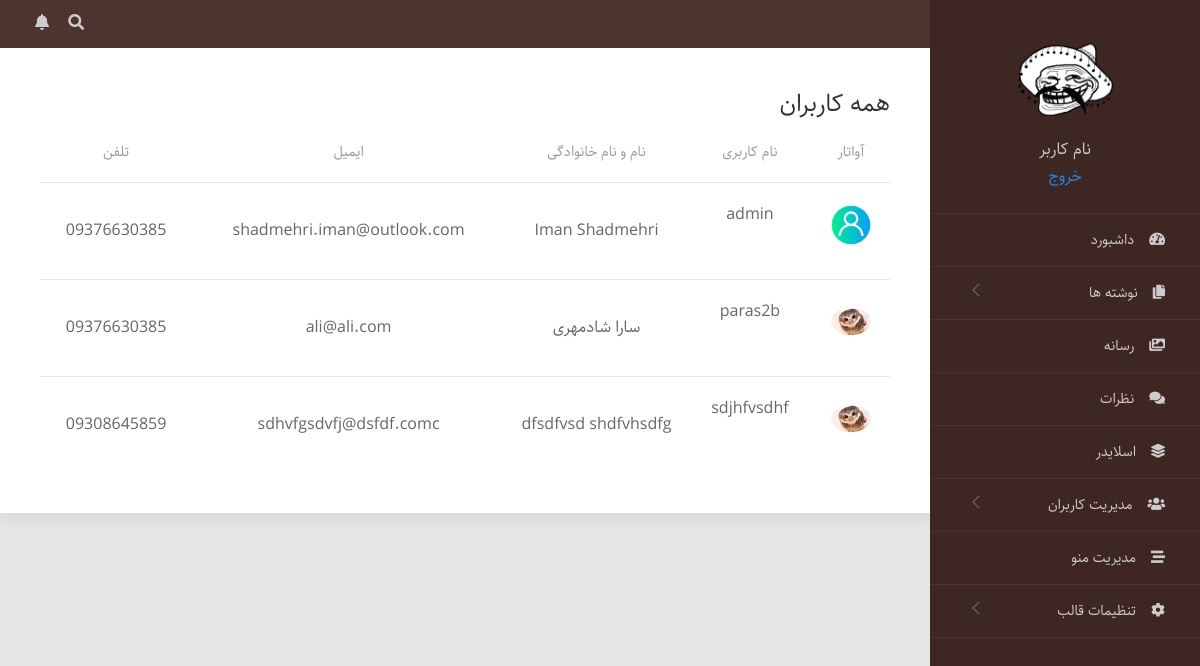
/admin/users.php, run on the app's committed database.
### tables this page shows
CREATE TABLE `users` (
  `id` int(11) UNSIGNED NOT NULL,
  `first_name` varchar(32) NOT NULL,
  `last_name` varchar(32) NOT NULL,
  `gender` int(1) NOT NULL,
  `username` varchar(32) NOT NULL,
  `password` varchar(128) NOT NULL,
  `email` varchar(64) NOT NULL,
  `phone` varchar(11) NOT NULL,
  `avatar_id` int(11) UNSIGNED NOT NULL,
  `activation_code` varchar(64) NOT NULL,
  `activation_type` varchar(16) NOT NULL,
  `status` varchar(16) NOT NULL,
  `role_id` int(11) UNSIGNED NOT NULL,
  `is_admin` tinyint(1) NOT NULL,
  `register_date` timestamp NOT NULL DEFAULT CURRENT_TIMESTAMP ON UPDATE CURRENT_TIMESTAMP
);

CREATE TABLE `attachments` (
  `id` int(11) UNSIGNED NOT NULL,
  `name` varchar(64) NOT NULL,
  `mime_type` varchar(64) NOT NULL,
  `size` varchar(16) NOT NULL,
  `created_at` timestamp NOT NULL DEFAULT CURRENT_TIMESTAMP ON UPDATE CURRENT_TIMESTAMP,
  `path` varchar(128) NOT NULL
);

### admin/functions.php (called while the page is built, shortened)
<?php
    require_once("../DatabaseConnection.php");
    function sql_runner( $sql, $inputs=[] )
    {
        global $connection, $lastQuery;
        try {
            $lastQuery = $connection->prepare($sql);
            $lastQuery->execute( $inputs );
            return $lastQuery;
        } catch (PDOException $e) {
            echo "Connection failed: " . $e->getMessage();
        }
    }
    function sql_runner_fetch_all(  $sql, $inputs=[] )
    {
        return sql_runner( $sql, $inputs )->fetchAll(PDO::FETCH_ASSOC);
    }

### admin/users.php (the view, shortened to what this page needs)
<?php
$title = "همه کاربران";
require_once("functions.php");
require_once("header.php");
require_once("default-page.php");
?>
<div class="uk-child-width-expand@s uk-grid-match " uk-grid>
    <div>
        <div class="uk-card uk-card-default uk-card-hover uk-card-body">
            <h3 class="uk-card-title"><?php echo $title; ?></h3>
            <div class="uk-overflow-auto">
                <table class="uk-table uk-table-hover uk-table-middle uk-table-divider">
                    <thead>
                    <tr>
                        <th class="uk-table-shrink">آواتار</th>
                        <th class="uk-table-shrink">نام کاربری</th>
                        <th class="uk-width-small">نام و نام خانوادگی</th>
                        <th class="uk-table-shrink uk-text-nowrap">ایمیل</th>
                        <th class="uk-table-shrink uk-text-nowrap">تلفن</th>
                    </tr>
                    </thead>
                    <tbody>
                    <?php
                    $stmt = " SELECT * FROM  `users` LEFT JOIN  `attachments` ON (`users`.id=`attachments`.id)";
                    $users = sql_runner_fetch_all($stmt);
                    foreach ($users as $user) {
                        ?>
                        <tr>
                            <td><img class="uk-preserve-width uk-border-circle"
                                     src="<?= $user['path'] ? "../" . $user['path'] : "images/default.png" ?>"
                                     width="40px" height="40px" alt=""></td>
                            <td class="uk-table-link">
                                <a class="uk-link-reset" href=""><?php echo $user['username']; ?></a>
                            </td>
                            <td class="uk-text-truncate"><?php echo $user['first_name'] . " " . $user['last_name']; ?></td>
                            <td class="uk-text-nowrap"><?php echo $user['email']; ?></td>
                            <td class="uk-text-nowrap"><?php echo $user['phone']; ?></td>
                        </tr>
                        <?php
                    }
                    ?>
                    </tbody>
                </table>
            </div>
        </div>
    </div>
</div>
<?php
require_once("footer.php");
?>

### admin/header.php (shortened to what this page needs)
    <!DOCTYPE html>
<html dir="rtl" lang="fa">
    <head>
        <link rel="stylesheet" href="all.min.css">
        <link rel="stylesheet" href="../css/uikit-rtl.css" />
        <link rel="stylesheet" href="admin.css">
    </head>

### admin/default-page.php (shortened to what this page needs)
<body>
    <div class="container">
        <aside class="sidebar">
            <div class="logo">
            </div>
            <div class="sidebar-items ps">
                <div class="account">
                    <div class="user-img"><img src="images/avatar.png" alt=""></div>
                    <h4 class="user-name">نام کاربر</h4>
                    <a href="logout.php">خروج</a>
                </div>
                <nav class="navbar">
                    <ul class=" uk-nav-default uk-nav-parent-icon" uk-nav>
                        <li>
                            <a href="index.php"><i class="fas fa-tachometer-alt"></i>داشبورد</a>
                        </li>
                        <li class="uk-parent" >
                            <a href="posts.php"><i class="fas fa-copy"></i>نوشته ها</a>
                        </li>
                        <li >
                            <a href="upload.php"><i class="fas fa-images"></i>رسانه</a>
                        </li>
                        <li >
                            <a href="comments.php"><i class="fas fa-comments"></i>نظرات</a>
                        </li>
                        <li >
                            <a href="slider.php"><i class="fas fa-layer-group"></i>اسلایدر</a>
                        </li>
                        <li class="uk-parent">
                            <a href="users.php"><i class="fas fa-users"></i>مدیریت کاربران</a>
                        </li>
                        <li >
                            <a href="menus"><i class="fas fa-stream"></i>مدیریت منو</a>
                        </li>
                        <li class="uk-parent">
                            <a href="options.php"><i class="fas fa-cog"></i>تنظیمات قالب</a>
                        </li>
                    </ul>
                </nav>
            </div>
        </aside>
        <div class="page-container">
            <header class="header-desktop">
                <div class="section-content">
                    <div class="header-buttons">
                        <div class="header-button-item">
                            <i class="fas fa-search"></i>
                        </div>
                        <div class="header-button-item">
                            <i class="fas fa-bell"></i>
                        </div>
                    </div>
                </div>
            </header>
            <main class="main-section">

### admin/footer.php
                </main>
            </div>
        </div>
    </body>
</html>

### admin/admin.css (style rules this page uses)
html, body, div, span, object, iframe, h1, h2, h3, h4, h5, h6, p, blockquote, pre, abbr, address, cite, code, del, dfn, em, img, ins, kbd, q, samp, small, strong, sub, sup, var, b, i, dl, dt, dd, ol, ul, li, fieldset, form, label, legend, table, caption, tbody, tfoot, thead, tr, th, td, article, aside, canvas, details, figcaption, figure, footer, header, hgroup, menu, nav, section, summary, time, mark, audio, video { margin:0; padding:0; border:0; outline:0; font-size:100%; vertical-align:baseline; background:transparent; font-family: sahel; }
body { line-height:2; }
html, body { height: 100%; }
article,aside,details,figcaption,figure, footer,header,hgroup,menu,nav,section { display:block; }
nav ul { list-style:none; }
a { margin:0; padding:0; font-size:100%; vertical-align:baseline; background:transparent; }
table { border-collapse:collapse; border-spacing:0; }
body, nav, a { font-family: sahel; }
.sidebar { width: 270px; position: fixed; overflow-y: auto; display: block; float: right; background-color: #3e2723; color: #fff; height: 100vh; top: 0; }
.ps { overflow: hidden !important; overflow-anchor: none; -ms-overflow-style: none; touch-action: auto; -ms-touch-action: auto; }
.sidebar h4 { color: #ccc; }
.uk-nav-default > li > a , .uk-nav li > a { display: block; color: #ccc; text-decoration: none; padding: 12px 35px; border-bottom: 1px solid #ddd1; }
.uk-nav-default > li > a > i { margin-left: 15px; }
.header-buttons .header-button-item { display: inline-block; margin-left: 15px; }
.account { text-align: center; border-bottom: 1px solid #ddd1; padding-bottom: 20px; }
.account > .user-img { width: 95px; height: auto; margin: 0 auto; }
.page-container { margin-right: 270px; position: relative; }
.header-desktop { background: #4e342e; position: fixed; z-index: 100; top: 0; right: 270px; left: 0; color: #ccc; padding: 8px 20px; }
.header-buttons { float: left; }
main.main-section { margin-top: 48px; background-color: #e6e6e6; height: 100vh; bottom: 0; overflow-y: auto; }
.uk-table th, .uk-table td { text-align: center; }

### data on the page
users: username "admin", first_name "Iman", last_name "Shadmehri", email "shadmehri.iman@outlook.com", phone "09376630385"
users: attachments.path (picture), username "paras2b", first_name "سارا", last_name "شادمهری", email "ali@ali.com", phone "09376630385"
users: attachments.path (picture), username "sdjhfvsdhf", first_name "dfsdfvsd", last_name "shdfvhsdfg", email "sdhvfgsdvfj@dsfdf.comc", phone "09308645859"

### other printed values
$title "همه کاربران"
